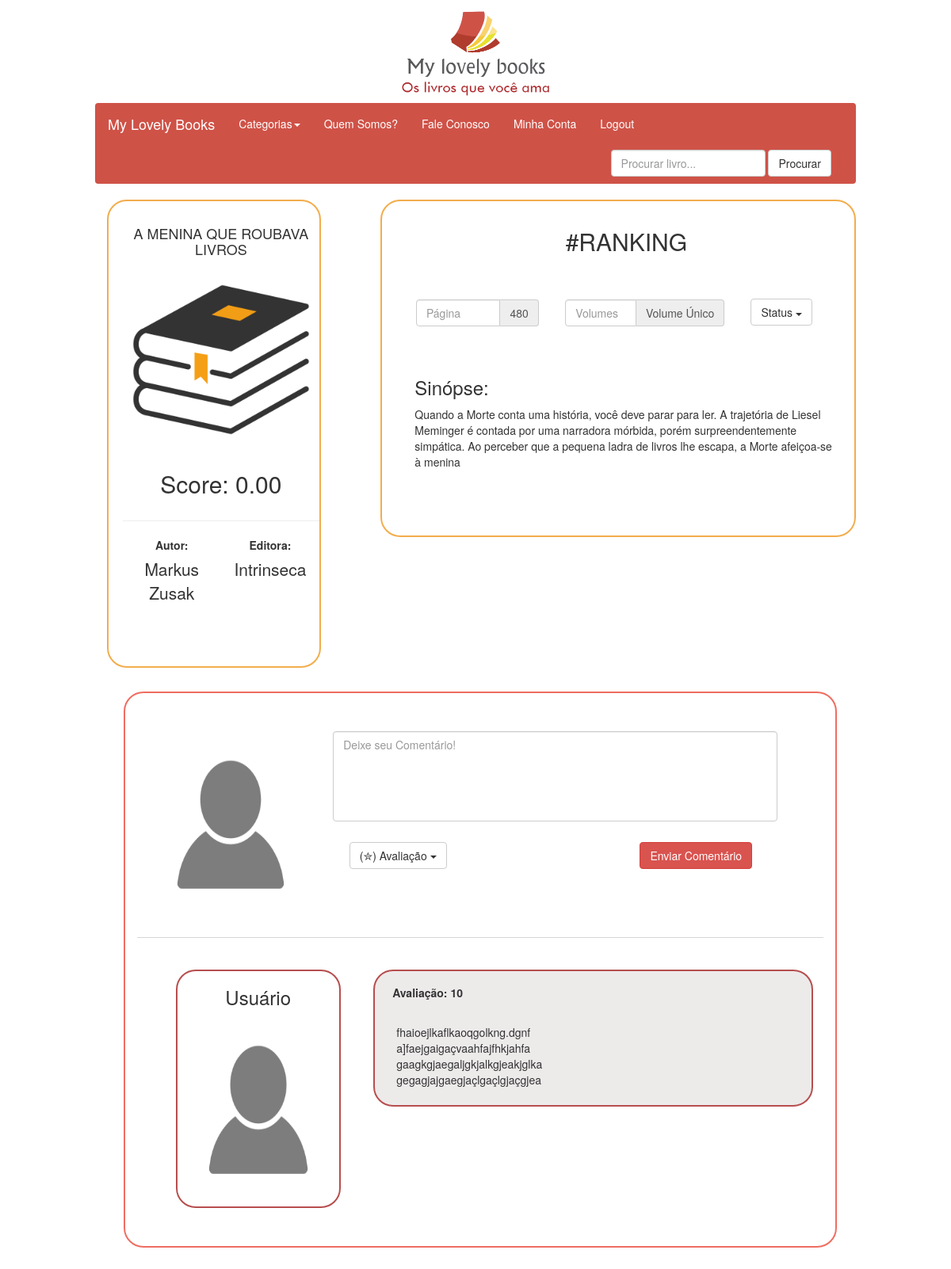
/bookPage.php?id=3 (signed in), run on the app's committed database.
### tables this page shows
CREATE TABLE tb_book (
    bookId int NOT NULL AUTO_INCREMENT,
    title varchar(255) NOT NULL,
    author varchar(255) NOT NULL,
    synopsis varchar(255) NOT NULL,
    publisher varchar(255) NOT NULL,
    volumes varchar(255) NOT NULL,
    chapters varchar(255) NOT NULL,
    pages int NOT NULL,
    score double(2,2) NOT NULL,
    categoryId int NOT NULL,
    CONSTRAINT Book_pk PRIMARY KEY (bookId)
);

### bdService/bdbook.php (called while the page is built, shortened)
<?php
	function getOneBook($id){
		$sql = "SELECT * FROM tb_book WHERE bookId=".$id;
		$conn = abrirConexao();
		$array = array();
		$result = mysqli_query($conn, $sql);
		if(mysqli_query($conn, $sql)){
			if($result){
				if(mysqli_num_rows($result)>0){
					while($row = mysqli_fetch_assoc($result)){
						$array[] = $row;
					}
				}
			}
		} else {
			$_SESSION["message"] = "Erro ao fazer consulta";
		}
		return $array[0];
	}
?>

### bookPage.php (the view, shortened to what this page needs)
<?php
	include_once 'bdService/bdBook.php';
	$loginValid = false;
	if(isset($_SESSION["name"]) && $_SESSION["login"] == true){
		$loginValid = true;
		if(isset($_GET["id"])){
			$id = $_GET["id"];
			$book = getOneBook($id);
		}
	}
	else{
		Header("Location: login.php");
	}
?>
<html>
	<head>
		<link href="bootstrap/css/bootstrap.min.css" rel="stylesheet" type="text/css"></link>
		<link href="css/css.css" rel="stylesheet" type="text/css"></link>
	</head>
	<body>
		<div class="banner">
			<a href="index.php">
				<img src="images/LogoAWB.png" class="banner" width="214" height="129.5"/>
			</a>
		</div>
		<nav class="navbar">
			<div class="container-fluid">
				<div class="navbar-header">
				  <a class="navbar-brand" href="#">My Lovely Books</a>
				</div>
				<div class="collapse navbar-collapse" id="bs-example-navbar-collapse-1">
				  <ul class="nav navbar-nav">
					<li class="dropdown">
					  <a href="#" class="dropdown-toggle" data-toggle="dropdown" role="button" aria-haspopup="true" aria-expanded="false">Categorias<span class="caret"></span></a>
					</li>
					<li><a href="#">Quem Somos?</a></li>
					<li><a href="#">Fale Conosco</a></li>
					<?php if($loginValid == false): ?>
						<li><a href="login.php">Login</a></li>
					<?php else: ?>
						<li><a href="myAccount.php">Minha Conta</a></li>
						<li><a href="logout.php">Logout</a></li>
					<?php endif; ?>
				  </ul>
				  <form class="navbar-form navbar-right" action="search_book.php" method="post">
					<div class="form-group">
					  <input type="text" class="form-control" placeholder="Procurar livro...">
					</div>
					<button type="submit" class="btn btn-default">Procurar</button>
				  </form>
				</div>
			</div>
		</nav>
		<div class="col-sm-3 col-xs-6 painel">
			<div class="jumbotron mybooks">
				<div class="row text-center">
					<h4 class="text-center aproximar-topo"><?=$book["title"]?></h4>
					<img src="images/book_default.png" class="img-responsive"/>
				</div>
				<div class="row text-center">
					<h2><span>Score:</span> <?=$book["score"]?></h2>
					<div class="col-md-12 ">
						<hr/>
						<div class="form-group col-sm-6 col-xs-6">
							<label for="author">Autor:</label>
							<p id="author"><?=$book["author"]?></p>
						  </div>
						  <div class="form-group col-sm-6 col-xs-6">
							<label for="publisher">Editora:</label>
							<p id="publisher"><?=$book["publisher"]?></p>
						  </div>
					</div>
				</div>
			</div>
		</div>
		<div class="col-sm-6 col-xs-6 painel-top jumbotron mybooks">
			<div class="row aproximar-topo">
				<h2 class="text-center">#RANKING </h2>
			</div>
			<div class="form-group row separar">
				<div class="col-sm-4">
					<div class="separar">
						<div class="input-group">
							<input type="text" class="form-control" placeholder="Página" aria-describedby="basic-addon2">
							<span class="input-group-addon" id="basic-addon2"><?=$book["pages"]?></span>
						</div>
					</div>
				</div>
				<div class="col-sm-5">
					<div class="separar">
						<div class="input-group">
							<input type="text" class="form-control" placeholder="Volumes" aria-describedby="basic-addon2">
							<span class="input-group-addon" id="basic-addon2"><?= ($book["volumes"] == "" ? "?" : $book["volumes"])?></span>
						</div>
					</div>
				</div>
				<div class="col-sm-3">
					<div class="separar">
						<div class="dropdown">
							<button class="btn btn-default dropdown-toggle" type="button" id="status" data-toggle="dropdown" aria-haspopup="true" aria-expanded="true">
								Status
								<span class="caret"></span>
							</button>
						</div>
					</div>
				</div>
				<div class="form-group col-md-12">
					<h3 for="synopsis">Sinópse:</h3>
					<div id="synopsis"><?=$book["synopsis"]?></div>
				</div>
			</div>
		</div>
		<div class="col-sm-9 arrumar jumbotron myperfil">
				<div class="row">
					<div class="col-sm-3">
						<img src="images/profile-icon.png" class="img-responsive" />
					</div>
					<div class="col-sm-8">
						<div class="row">
							<textarea class="form-control" rows="5" placeholder="Deixe seu Comentário!	"></textarea>
						</div>
						<div class="row separar">
							<div class="col-sm-8">
								<div class="dropdown">
									<button class="btn btn-default dropdown-toggle" type="button" id="score" data-toggle="dropdown" aria-haspopup="true" aria-expanded="true">
										(✮)	Avaliação
										<span class="caret"></span>
									</button>
								</div>
							</div>
							<div class="col-sm-3">
								<input type="submit" class="btn btn-danger" value="Enviar Comentário"/>
							</div>
						</div>
					</div>
				</div>
				<hr/>
				<div class="row">
						<ul class="no-dot">
							<li class="">
								<div class="col-sm-3 coment-border">
									<h3 class="text-center">Usuário</h3>
									<img src="images/profile-icon.png" class="img-responsive"/>
								</div>
								<div class="col-sm-8 comentario coment-border painel-top">
									<div class="row">
										<label>Avaliação: 10</label>
									</div>
									<div class="row separar">
										fhaioejlkaflkaoqgolkng.dgnf</br>
										a]faejgaigaçvaahfajfhkjahfa</br>
										gaagkgjaegaljgkjalkgjeakjglka</br>
										gegagjajgaegjaçlgaçlgjaçgjea</br>
									</div>
								</div>
							</li>
						</ul>
				</div>
		</div>
</html>

### css/css.css (style rules this page uses)
textarea { resize: none; height: 40%; }
.img-responsive { display: block; margin: 0 auto; width: auto; height: 30%; }
.banner { float: none; display:block; margin-left:auto; margin-right:auto; }
.row { margin-left:1%; }
.navbar { background-color: #cf5247; margin-left: 10%; margin-right: 10%; }
.painel { margin-left: 10%; }
.painel-top { margin-left: 5%; }
a:visited, a:link { color: white; }
form { display: inline-block; margin-left: auto; margin-right: auto; text-align: left; }
.separar { padding: 1%; }
.myperfil { background: white !important; border-radius: 25px; border: 2px solid #ef6d62; }
.mybooks { background: white !important; border-radius: 25px; border: 2px solid #f2ad4d; }
.arrumar { margin-left:13%; }
.aproximar-topo { margin-top: -6%; }
.coment-border { border-radius: 25px; border: 2px solid #b74e4e; }
.comentario { background-color: #edeaea; padding: 2%; }
.no-dot { list-style-type: none; }

### data on the page
tb_book: title "A MENINA QUE ROUBAVA LIVROS", score "0.00", author "Markus Zusak", publisher "Intrinseca", pages "480", volumes "Volume Único", synopsis "Quando a Morte conta uma história, você deve parar para ler. A trajetória de Liesel Meminger é contada por uma narradora mórbida, porém surpreendentemente simpática. Ao perceber que a pequena ladra de livros lhe escapa, a Morte afeiçoa-se à menina"
